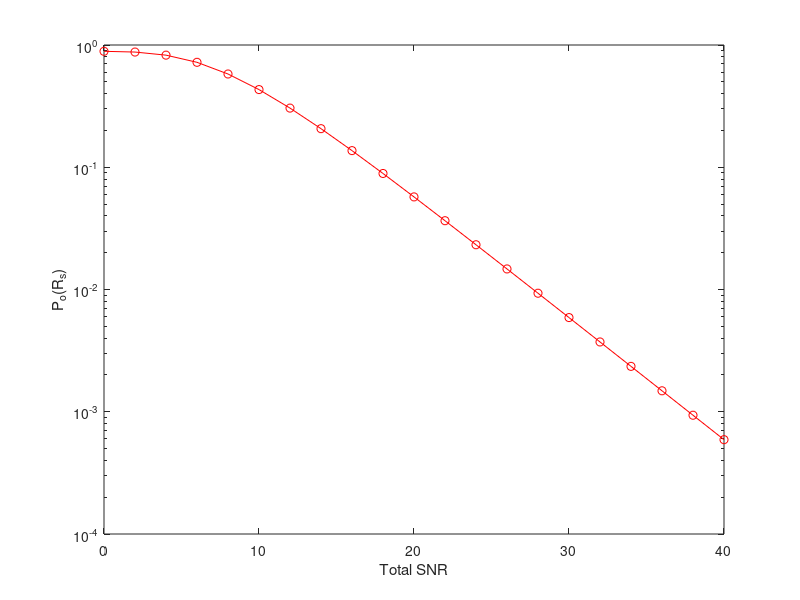

This chart was generated by the following MATLAB code:
clc;
clear all;

snr_dB=0:2:40;
no_simu=10^6;
gamma_th_dB=3;
gamma_th=10^(gamma_th_dB/10);

main_SNR0_dB=3;
main_SNR0=10^(main_SNR0_dB/10);
beta0=1/main_SNR0;

evsd_SNR0_dB=-3;
evsd_SNR0=10^(evsd_SNR0_dB/10);
alpha0=1/evsd_SNR0;

%%-------------------- alpha same-----------------------------
% evsd_SNR1_dB=[3];
% evsd_SNR1_dB=[3 3];
% evsd_SNR1_dB=[3 3 3];
% evsd_SNR1_dB=[3 3 3 3];
%-------------------- alpha different------------------------
evsd_SNR1_dB=[6 9];
% evsd_SNR1_dB=[0 3 6 9];
% %     -----------------------------------------------------

evsd_SNR1=10.^(evsd_SNR1_dB/10);
no_relay=length(evsd_SNR1_dB);
alpha1(1:no_relay)=1./evsd_SNR1;


R=1;
R_s=2^(2*R);
i_snr=1;

% % % %  ----------------beta1 fixed ----------------
% beta1_SNR_dB=30;
% beta1_SNR=10^(beta1_SNR_dB/10);
% beta1(1:no_relay)=1/beta1_SNR;
% %     ---------------------------------------------------

relay_set=1:no_relay;
for total_SNR_dB=snr_dB

    % ----------------beta balanced-----------------------------
    %     beta1_ratio=0.5 ;
    %     beta2_ratio=beta1_ratio;
    %
    %     beta1(1:no_relay)=1./(beta1_ratio.*10^(total_SNR_dB/10));
    %     beta2(1:no_relay)=1./(beta2_ratio.*10^(total_SNR_dB/10));

    % ----------------beta different-----------------------------
    beta1_ratio=[0.20 .30];
%         beta1_ratio=[0.05 0.1 0.15 0.20];
    beta2_ratio=beta1_ratio;

    beta1(1:no_relay)=1./(beta1_ratio.*10^(total_SNR_dB/10));
    beta2(1:no_relay)=1./(beta2_ratio.*10^(total_SNR_dB/10));
    % %     ------------------------------------------------------



    % ---------------- beta1 fixed ----------------
    %         beta2_ratio=[1];
    %         beta2_ratio=[1 1];
    %         beta2_ratio=[1 1 1];
    %         beta2_ratio=[1 1 1 1];
    %
    %         beta2(1:no_relay)=1./(beta2_ratio.*10^(total_SNR_dB/10));
    %     ------------------------------
    %     total_SNR=10.^(total_SNR_dB/10);
    %     beta2=[ beta2 beta0];    %required; diff from simu be careful
    %     final_outg=0;

    beta_D=beta2;
    alpha_E=alpha1;
    % ---------------------------------


    %     rel_sel_temp=1;
    beta=alpha_E;
    temp_out_sel=0;
    temp_asymp_out=0;
    final_outg=0;
         temp_out=0;
    prob_nosel=1;

     %     %     for no_relay=1
%     if no_relay==1
%       prob_sel=exp(-beta1*gamma_th);
       
%         temp_out_sel=1-beta0.*alpha0.*alpha1*exp(-beta2*(R_s-1))...
%             /((beta0-beta2).*(alpha0+R_s*beta2).*(alpha1+R_s*beta2))...
%             -beta2.*alpha0.*alpha1*exp(-beta0*(R_s-1))...
%             /((beta2-beta0).*(alpha0+R_s*beta0).*(alpha1+R_s*beta0));
%         sec_outg(i_snr)=prob_sel*temp_out_sel+(1-prob_sel)*(1-alpha0*exp(-(R_s-1)*beta0)/(alpha0+R_s*beta0));

%         ---------------------------------

%     else
    for i_relay=1:no_relay
        if i_relay==1
            continue
        end
        chosen_set=nchoosek(relay_set,i_relay)
        size_chosen_set=nchoosek(no_relay,i_relay)
        append=(no_relay+1)*ones(size_chosen_set,1)
        chosen_set_append=[chosen_set ]%append
%         temp_out=0;
        
        for i_setrow=1:size_chosen_set
            for i_m=1:size_chosen_set-1
                if i_m==1
                    for i_1=1:size_chosen_set
                        if i_1~=i_setrow
                            temp_beta_1=beta(chosen_set_append(i_1));

                            %----------------------------------------------------------------------
                            %     beta_D=beta1+beta2;
                            %     alpha_E=beta1+alpha1;

                            B_1=beta_D(chosen_set_append(i_setrow))*beta0/(beta_D(chosen_set_append(i_setrow))-beta0);
                            B_2=beta_D(chosen_set_append(i_setrow))*beta0/(beta0-beta_D(chosen_set_append(i_setrow)));
                            num_A=B_1*exp(-beta0*(R_s-1));
                            den_A1=alpha_E(chosen_set_append(i_setrow))+R_s*beta0;
                            den_A2=alpha0+R_s*beta0;

                            num_B=B_2*exp(-beta_D(chosen_set_append(i_setrow))*(R_s-1));
                            den_B1=alpha_E(chosen_set_append(i_setrow ))+R_s*beta_D(chosen_set_append(i_setrow ));
                            den_B2=alpha0+R_s*beta_D(chosen_set_append(i_setrow ));

                            num_C=num_A;
                            den_C1=alpha_E(chosen_set_append(i_setrow ))+temp_beta_1+R_s*beta0;
                            den_C2=alpha0+R_s*beta0;

                            num_D=num_B;
                            den_D1=alpha_E(chosen_set_append(i_setrow ))+temp_beta_1+R_s*beta_D(chosen_set_append(i_setrow ));
                            den_D2=alpha0+R_s*beta_D(chosen_set_append(i_setrow ));

                            A=num_A/(den_A1*den_A2);
                            B=num_B/(den_B1*den_B2);
                            C=num_C/(den_C1*den_C2);
                            D=num_B/(den_D1*den_D2);


                            E=B_1/(beta0*alpha0);
                            F=B_2/(beta_D(i_relay)*alpha0);
                            G=num_A/(beta0*den_A2);
                            H=num_B/(beta_D(i_relay)*den_B2);

                            I_1=R_s*alpha0*(A+B-C-D);
                            I_2=R_s*temp_beta_1*alpha0*(C+D)/(alpha_E(chosen_set_append(i_setrow ))+temp_beta_1);
                            I_3=temp_beta_1*alpha0*(E+F-G-H)/(alpha_E(chosen_set_append(i_setrow ))+temp_beta_1);

                            temp_out_sel=temp_out_sel-(-1)^i_m*(I_1+I_2+I_3);
                            %---------------------------------------------------

                            num_A11=1;
                            den_A11=alpha_E(chosen_set_append(i_setrow ));

                            num_A21=1;
                            den_A21=alpha_E(chosen_set_append(i_setrow ))+temp_beta_1;

                            num_A31=alpha0;
                            num_A32=exp(-beta0*(R_s-1));
                            den_A31=alpha0+R_s*beta0;
                            den_A32=alpha_E(chosen_set_append(i_setrow ))+R_s*beta0;

                            num_A41=alpha0;
                            num_A42=exp(-beta0*(R_s-1));
                            den_A41=alpha0+R_s*beta0;
                            den_A42=alpha_E(chosen_set_append(i_setrow ))+temp_beta_1+R_s*beta0;

                            num_B11=alpha_E(chosen_set_append(i_setrow ));
                            den_B11=(alpha_E(chosen_set_append(i_setrow ))+temp_beta_1).^2;

                            num_B21=alpha0;
                            num_B22=alpha_E(chosen_set_append(i_setrow ));
                            num_B23=exp(-beta0*(R_s-1));
                            den_B21=alpha_E(chosen_set_append(i_setrow ))+temp_beta_1;
                            den_B22=alpha0+R_s*beta0;
                            den_B23=alpha_E(chosen_set_append(i_setrow ))+temp_beta_1+R_s*beta0;

                            num_C11=R_s;
                            num_C12=temp_beta_1;
                            den_C11=alpha0;
                            den_C12=alpha_E(chosen_set_append(i_setrow ))+temp_beta_1;

                            num_C21=temp_beta_1;
                            num_C22=alpha0;
                            num_C23=exp(-beta0*(R_s-1));
                            den_C21=beta0;
                            den_C22=alpha_E(chosen_set_append(i_setrow ))+temp_beta_1;
                            den_C23=alpha0+R_s*beta0;

                            num_C31=temp_beta_1;
                            den_C31=beta0;
                            den_C32=alpha_E(chosen_set_append(i_setrow ))+temp_beta_1;

                            num_C41=R_s-1;
                            num_C42=temp_beta_1;
                            den_C41=alpha_E(chosen_set_append(i_setrow ))+temp_beta_1;

                            I_1_as=2*R_s*(num_A11/den_A11-num_A21/den_A21...
                                -num_A31*num_A32/(den_A31*den_A32) +num_A41*num_A42/(den_A41*den_A42));
                            I_2_as=2*R_s*(num_B11/den_B11...
                                -num_B21*num_B22*num_B23/(den_B21*den_B22*den_B23));
                            I_3_as=2*(num_C11*num_C12/(den_C11*den_C12)...
                                +num_C21*num_C22*num_C23/(den_C21*den_C22*den_C23)...
                                -num_C31/(den_C31*den_C32)+num_C41*num_C42/den_C41);

                            %                             temp_asymp_out=temp_asymp_out-(-1)^i_m*(I_1_as+I_2_as+I_3_as)/(1/beta1(i_setrow));

                        end  % i_1~=i_setrow
                    end
                end   %if i_m==1


                if i_m==2
                    for i_1=1:size_chosen_set-1
                        for i_2=i_1+1:size_chosen_set
                            if i_1~=i_setrow & i_2~=i_setrow
                                temp_beta_1=beta(chosen_set_append(i_1))+beta(chosen_set_append(i_2));

                                %----------------------------------------------------------------------
                                %     beta_D=beta1+beta2;
                                %     alpha_E=beta1+alpha1;

                                B_1=beta_D(chosen_set_append(i_setrow))*beta0/(beta_D(chosen_set_append(i_setrow))-beta0);
                                B_2=beta_D(chosen_set_append(i_setrow))*beta0/(beta0-beta_D(chosen_set_append(i_setrow)));
                                num_A=B_1*exp(-beta0*(R_s-1));
                                den_A1=alpha_E(chosen_set_append(i_setrow,i_1))+R_s*beta0;
                                den_A2=alpha0+R_s*beta0;

                                num_B=B_2*exp(-beta_D(chosen_set_append(i_setrow))*(R_s-1));
                                den_B1=alpha_E(chosen_set_append(i_setrow))+R_s*beta_D(chosen_set_append(i_setrow));
                                den_B2=alpha0+R_s*beta_D(chosen_set_append(i_setrow));

                                num_C=num_A;
                                den_C1=alpha_E(chosen_set_append(i_setrow))+temp_beta_1+R_s*beta0;
                                den_C2=alpha0+R_s*beta0;

                                num_D=num_B;
                                den_D1=alpha_E(chosen_set_append(i_setrow))+temp_beta_1+R_s*beta_D(chosen_set_append(i_setrow));
                                den_D2=alpha0+R_s*beta_D(chosen_set_append(i_setrow));

                                A=num_A/(den_A1*den_A2);
                                B=num_B/(den_B1*den_B2);
                                C=num_C/(den_C1*den_C2);
                                D=num_B/(den_D1*den_D2);


                                E=B_1/(beta0*alpha0);
                                F=B_2/(beta_D(i_relay)*alpha0);
                                G=num_A/(beta0*den_A2);
                                H=num_B/(beta_D(i_relay)*den_B2);

                                I_1=R_s*alpha0*(A+B-C-D);
                                I_2=R_s*temp_beta_1*alpha0*(C+D)/(alpha_E(chosen_set_append(i_setrow))+temp_beta_1);
                                I_3=temp_beta_1*alpha0*(E+F-G-H)/(alpha_E(chosen_set_append(i_setrow))+temp_beta_1);

                                temp_out_sel=temp_out_sel-(-1)^i_m*(I_1+I_2+I_3);
                                %---------------------------------------------------

                                num_A11=1;
                                den_A11=alpha_E(chosen_set_append(i_setrow,i_1));

                                num_A21=1;
                                den_A21=alpha_E(chosen_set_append(i_setrow,i_1))+temp_beta_1;

                                num_A31=alpha0;
                                num_A32=exp(-beta0*(R_s-1));
                                den_A31=alpha0+R_s*beta0;
                                den_A32=alpha_E(chosen_set_append(i_setrow,i_1))+R_s*beta0;

                                num_A41=alpha0;
                                num_A42=exp(-beta0*(R_s-1));
                                den_A41=alpha0+R_s*beta0;
                                den_A42=alpha_E(chosen_set_append(i_setrow,i_1))+temp_beta_1+R_s*beta0;

                                num_B11=alpha_E(chosen_set_append(i_setrow,i_1));
                                den_B11=(alpha_E(chosen_set_append(i_setrow,i_1))+temp_beta_1).^2;

                                num_B21=alpha0;
                                num_B22=alpha_E(chosen_set_append(i_setrow,i_1));
                                num_B23=exp(-beta0*(R_s-1));
                                den_B21=alpha_E(chosen_set_append(i_setrow,i_1))+temp_beta_1;
                                den_B22=alpha0+R_s*beta0;
                                den_B23=alpha_E(chosen_set_append(i_setrow,i_1))+temp_beta_1+R_s*beta0;

                                num_C11=R_s;
                                num_C12=temp_beta_1;
                                den_C11=alpha0;
                                den_C12=alpha_E(chosen_set_append(i_setrow,i_1))+temp_beta_1;

                                num_C21=temp_beta_1;
                                num_C22=alpha0;
                                num_C23=exp(-beta0*(R_s-1));
                                den_C21=beta0;
                                den_C22=alpha_E(chosen_set_append(i_setrow,i_1))+temp_beta_1;
                                den_C23=alpha0+R_s*beta0;

                                num_C31=temp_beta_1;
                                den_C31=beta0;
                                den_C32=alpha_E(chosen_set_append(i_setrow,i_1))+temp_beta_1;

                                num_C41=R_s-1;
                                num_C42=temp_beta_1;
                                den_C41=alpha_E(chosen_set_append(i_setrow,i_1))+temp_beta_1;

                                I_1_as=2*R_s*(num_A11/den_A11-num_A21/den_A21...
                                    -num_A31*num_A32/(den_A31*den_A32) +num_A41*num_A42/(den_A41*den_A42));
                                I_2_as=2*R_s*(num_B11/den_B11...
                                    -num_B21*num_B22*num_B23/(den_B21*den_B22*den_B23));
                                I_3_as=2*(num_C11*num_C12/(den_C11*den_C12)...
                                    +num_C21*num_C22*num_C23/(den_C21*den_C22*den_C23)...
                                    -num_C31/(den_C31*den_C32)+num_C41*num_C42/den_C41);

                                %                                 temp_asymp_out=temp_asymp_out-(-1)^i_m*(I_1_as+I_2_as+I_3_as)/(1/beta1(i_setrow));


                            end
                        end
                    end
                end   %if i_m==2


                if i_m==3
                    for i_1=1:no_relay-2
                        for i_2=i_1+1:no_relay-1
                            for i_3=i_2+1:no_relay
                                if i_1~=i_relay & i_2~=i_relay & i_3~=i_relay
                                    temp_beta_1=beta(chosen_set_append(i_1))+beta(chosen_set_append(i_2))...
                                        +beta(chosen_set_append(i_3));

                                    %----------------------------------------------------------------------
                                    %     beta_D=beta1+beta2;
                                    %     alpha_E=beta1+alpha1;

                                    B_1=beta_D(chosen_set_append(i_setrow,i_1))*beta0/(beta_D(chosen_set_append(i_setrow,i_1))-beta0);
                                    B_2=beta_D(chosen_set_append(i_setrow,i_1))*beta0/(beta0-beta_D(chosen_set_append(i_setrow,i_1)));
                                    num_A=B_1*exp(-beta0*(R_s-1));
                                    den_A1=alpha_E(chosen_set_append(i_setrow,i_1))+R_s*beta0;
                                    den_A2=alpha0+R_s*beta0;

                                    num_B=B_2*exp(-beta_D(chosen_set_append(i_setrow,i_1))*(R_s-1));
                                    den_B1=alpha_E(chosen_set_append(i_setrow,i_1))+R_s*beta_D(chosen_set_append(i_setrow,i_1));
                                    den_B2=alpha0+R_s*beta_D(chosen_set_append(i_setrow,i_1));

                                    num_C=num_A;
                                    den_C1=alpha_E(chosen_set_append(i_setrow,i_1))+temp_beta_1+R_s*beta0;
                                    den_C2=alpha0+R_s*beta0;

                                    num_D=num_B;
                                    den_D1=alpha_E(chosen_set_append(i_setrow,i_1))+temp_beta_1+R_s*beta_D(chosen_set_append(i_setrow,i_1));
                                    den_D2=alpha0+R_s*beta_D(chosen_set_append(i_setrow,i_1));

                                    A=num_A/(den_A1*den_A2);
                                    B=num_B/(den_B1*den_B2);
                                    C=num_C/(den_C1*den_C2);
                                    D=num_B/(den_D1*den_D2);


                                    E=B_1/(beta0*alpha0);
                                    F=B_2/(beta_D(i_relay)*alpha0);
                                    G=num_A/(beta0*den_A2);
                                    H=num_B/(beta_D(i_relay)*den_B2);

                                    I_1=R_s*alpha0*(A+B-C-D);
                                    I_2=R_s*temp_beta_1*alpha0*(C+D)/(alpha_E(chosen_set_append(i_setrow,i_1))+temp_beta_1);
                                    I_3=temp_beta_1*alpha0*(E+F-G-H)/(alpha_E(chosen_set_append(i_setrow,i_1))+temp_beta_1);

                                    temp_out_sel=temp_out_sel-(-1)^i_m*(I_1+I_2+I_3);
                                    %---------------------------------------------------

                                    num_A11=1;
                                    den_A11=alpha_E(chosen_set_append(i_setrow,i_1));

                                    num_A21=1;
                                    den_A21=alpha_E(chosen_set_append(i_setrow,i_1))+temp_beta_1;

                                    num_A31=alpha0;
                                    num_A32=exp(-beta0*(R_s-1));
                                    den_A31=alpha0+R_s*beta0;
                                    den_A32=alpha_E(chosen_set_append(i_setrow,i_1))+R_s*beta0;

                                    num_A41=alpha0;
                                    num_A42=exp(-beta0*(R_s-1));
                                    den_A41=alpha0+R_s*beta0;
                                    den_A42=alpha_E(chosen_set_append(i_setrow,i_1))+temp_beta_1+R_s*beta0;

                                    num_B11=alpha_E(chosen_set_append(i_setrow,i_1));
                                    den_B11=(alpha_E(chosen_set_append(i_setrow,i_1))+temp_beta_1).^2;

                                    num_B21=alpha0;
                                    num_B22=alpha_E(chosen_set_append(i_setrow,i_1));
                                    num_B23=exp(-beta0*(R_s-1));
                                    den_B21=alpha_E(chosen_set_append(i_setrow,i_1))+temp_beta_1;
                                    den_B22=alpha0+R_s*beta0;
                                    den_B23=alpha_E(chosen_set_append(i_setrow,i_1))+temp_beta_1+R_s*beta0;

                                    num_C11=R_s;
                                    num_C12=temp_beta_1;
                                    den_C11=alpha0;
                                    den_C12=alpha_E(chosen_set_append(i_setrow,i_1))+temp_beta_1;

                                    num_C21=temp_beta_1;
                                    num_C22=alpha0;
                                    num_C23=exp(-beta0*(R_s-1));
                                    den_C21=beta0;
                                    den_C22=alpha_E(chosen_set_append(i_setrow,i_1))+temp_beta_1;
                                    den_C23=alpha0+R_s*beta0;

                                    num_C31=temp_beta_1;
                                    den_C31=beta0;
                                    den_C32=alpha_E(chosen_set_append(i_setrow,i_1))+temp_beta_1;

                                    num_C41=R_s-1;
                                    num_C42=temp_beta_1;
                                    den_C41=alpha_E(chosen_set_append(i_setrow,i_1))+temp_beta_1;

                                    I_1_as=2*R_s*(num_A11/den_A11-num_A21/den_A21...
                                        -num_A31*num_A32/(den_A31*den_A32) +num_A41*num_A42/(den_A41*den_A42));
                                    I_2_as=2*R_s*(num_B11/den_B11...
                                        -num_B21*num_B22*num_B23/(den_B21*den_B22*den_B23));
                                    I_3_as=2*(num_C11*num_C12/(den_C11*den_C12)...
                                        +num_C21*num_C22*num_C23/(den_C21*den_C22*den_C23)...
                                        -num_C31/(den_C31*den_C32)+num_C41*num_C42/den_C41);

                                    %                                     temp_asymp_out=temp_asymp_out-(-1)^i_m*(I_1_as+I_2_as+I_3_as)/(1/beta1(i_setrow));


                                end
                            end
                        end
                    end
                end   %if i_m==3

                if i_m==4
                    for i_1=1:no_relay-3
                        for i_2=i_1+1:no_relay-2
                            for i_3=i_2+1:no_relay-1
                                for i_4=i_3+1:no_relay
                                    if i_1~=i_relay & i_2~=i_relay & i_3~=i_relay & i_4~=i_relay
                                        temp_beta_1=beta(chosen_set_append(i_1))+beta(chosen_set_append(i_2))...
                                            +beta(chosen_set_append(i_3))+beta(chosen_set_append(i_4));

                                        %----------------------------------------------------------------------
                                        %     beta_D=beta1+beta2;
                                        %     alpha_E=beta1+alpha1;

                                        B_1=beta_D(chosen_set_append(i_setrow,i_1))*beta0/(beta_D(chosen_set_append(i_setrow,i_1))-beta0);
                                        B_2=beta_D(chosen_set_append(i_setrow,i_1))*beta0/(beta0-beta_D(chosen_set_append(i_setrow,i_1)));
                                        num_A=B_1*exp(-beta0*(R_s-1));
                                        den_A1=alpha_E(chosen_set_append(i_setrow,i_1))+R_s*beta0;
                                        den_A2=alpha0+R_s*beta0;

                                        num_B=B_2*exp(-beta_D(chosen_set_append(i_setrow,i_1))*(R_s-1));
                                        den_B1=alpha_E(chosen_set_append(i_setrow,i_1))+R_s*beta_D(chosen_set_append(i_setrow,i_1));
                                        den_B2=alpha0+R_s*beta_D(chosen_set_append(i_setrow,i_1));

                                        num_C=num_A;
                                        den_C1=alpha_E(chosen_set_append(i_setrow,i_1))+temp_beta_1+R_s*beta0;
                                        den_C2=alpha0+R_s*beta0;

                                        num_D=num_B;
                                        den_D1=alpha_E(chosen_set_append(i_setrow,i_1))+temp_beta_1+R_s*beta_D(chosen_set_append(i_setrow,i_1));
                                        den_D2=alpha0+R_s*beta_D(chosen_set_append(i_setrow,i_1));

                                        A=num_A/(den_A1*den_A2);
                                        B=num_B/(den_B1*den_B2);
                                        C=num_C/(den_C1*den_C2);
                                        D=num_B/(den_D1*den_D2);


                                        E=B_1/(beta0*alpha0);
                                        F=B_2/(beta_D(i_relay)*alpha0);
                                        G=num_A/(beta0*den_A2);
                                        H=num_B/(beta_D(i_relay)*den_B2);

                                        I_1=R_s*alpha0*(A+B-C-D);
                                        I_2=R_s*temp_beta_1*alpha0*(C+D)/(alpha_E(chosen_set_append(i_setrow,i_1))+temp_beta_1);
                                        I_3=temp_beta_1*alpha0*(E+F-G-H)/(alpha_E(chosen_set_append(i_setrow,i_1))+temp_beta_1);

                                        temp_out_sel=temp_out_sel-(-1)^i_m*(I_1+I_2+I_3);
                                        %---------------------------------------------------

                                        num_A11=1;
                                        den_A11=alpha_E(chosen_set_append(i_setrow,i_1));

                                        num_A21=1;
                                        den_A21=alpha_E(chosen_set_append(i_setrow,i_1))+temp_beta_1;

                                        num_A31=alpha0;
                                        num_A32=exp(-beta0*(R_s-1));
                                        den_A31=alpha0+R_s*beta0;
                                        den_A32=alpha_E(chosen_set_append(i_setrow,i_1))+R_s*beta0;

                                        num_A41=alpha0;
                                        num_A42=exp(-beta0*(R_s-1));
                                        den_A41=alpha0+R_s*beta0;
                                        den_A42=alpha_E(chosen_set_append(i_setrow,i_1))+temp_beta_1+R_s*beta0;

                                        num_B11=alpha_E(chosen_set_append(i_setrow,i_1));
                                        den_B11=(alpha_E(chosen_set_append(i_setrow,i_1))+temp_beta_1).^2;

                                        num_B21=alpha0;
                                        num_B22=alpha_E(chosen_set_append(i_setrow,i_1));
                                        num_B23=exp(-beta0*(R_s-1));
                                        den_B21=alpha_E(chosen_set_append(i_setrow,i_1))+temp_beta_1;
                                        den_B22=alpha0+R_s*beta0;
                                        den_B23=alpha_E(chosen_set_append(i_setrow,i_1))+temp_beta_1+R_s*beta0;

                                        num_C11=R_s;
                                        num_C12=temp_beta_1;
                                        den_C11=alpha0;
                                        den_C12=alpha_E(chosen_set_append(i_setrow,i_1))+temp_beta_1;

                                        num_C21=temp_beta_1;
                                        num_C22=alpha0;
                                        num_C23=exp(-beta0*(R_s-1));
                                        den_C21=beta0;
                                        den_C22=alpha_E(chosen_set_append(i_setrow,i_1))+temp_beta_1;
                                        den_C23=alpha0+R_s*beta0;

                                        num_C31=temp_beta_1;
                                        den_C31=beta0;
                                        den_C32=alpha_E(chosen_set_append(i_setrow,i_1))+temp_beta_1;

                                        num_C41=R_s-1;
                                        num_C42=temp_beta_1;
                                        den_C41=alpha_E(chosen_set_append(i_setrow,i_1))+temp_beta_1;

                                        I_1_as=2*R_s*(num_A11/den_A11-num_A21/den_A21...
                                            -num_A31*num_A32/(den_A31*den_A32) +num_A41*num_A42/(den_A41*den_A42));
                                        I_2_as=2*R_s*(num_B11/den_B11...
                                            -num_B21*num_B22*num_B23/(den_B21*den_B22*den_B23));
                                        I_3_as=2*(num_C11*num_C12/(den_C11*den_C12)...
                                            +num_C21*num_C22*num_C23/(den_C21*den_C22*den_C23)...
                                            -num_C31/(den_C31*den_C32)+num_C41*num_C42/den_C41);

                                        %                                         temp_asymp_out=temp_asymp_out-(-1)^i_m*(I_1_as+I_2_as+I_3_as)/(1/beta1(i_setrow));

                                    end
                                end

                            end
                        end
                    end
                end   %if i_m==4
            end
            %           end
            %                 end  %i_relay=1:no_relay

            %----------------------------------------------------
            %
            %         end    % i_m
            %         %         temp_sum_bino=0;
            %         %         for i_bino=0:1:no_relay
            %         %             temp_sum_bino=temp_sum_bino+nchoosek(no_relay,i_bino) *(R_s-1)^i_bino*R_s^(no_relay-i_bino)*gamma(no_relay-i_bino+1)...
            %         %                 /(alpha(i_relay)^(no_relay-i_bino));
            %         %
            %         end
            %         %
            %         %         temp_asymp_out=temp_asymp_out+ prod(beta) * temp_sum_bino/no_relay;
            %

            %         end
            %----------------------------------------------------


            %     sec_outg_asymp(i_snr)=2*beta1*((R_s-1)+alpha0*alpha1*exp(-beta0*(R_s-1))...
            %              /(beta0*(alpha0+R_s*beta0)*(alpha1+R_s*beta0)));

            %     sec_outg(i_snr)=temp_out_sel;
            %     sec_outg_asymp(i_snr)= temp_asymp_out
            %     i_snr=i_snr+1;
            prod_sel=1;
            for i_setsel=1:i_relay
                prod_sel=prod_sel*exp(-beta1(chosen_set(i_setrow,i_setsel))*gamma_th);
            end
            comp_set=setdiff(relay_set,chosen_set(i_setrow,:));
            prod_notsel=1;
            for i_comset=1:length(comp_set)
                prod_notsel=prod_notsel*(1-exp(-beta1(comp_set(i_comset))*gamma_th));
            end
            temp_out=temp_out+prod_sel*prod_notsel*temp_out_sel;
            %             end
        end  %i_setrow
        final_outg=final_outg+temp_out;
        prob_nosel=prob_nosel*(1-exp(-beta1(i_relay)*gamma_th));
    end   %i_relay
    
    sec_outg(i_snr)=final_outg+prob_nosel*(1-alpha0*exp(-(R_s-1)*beta0)/(alpha0+R_s*beta0));
%     end
    
    i_snr=i_snr+1;
end   %i_snr
% =========================================================
semilogy(snr_dB,sec_outg,'-or');
hold on;
% semilogy(snr_dB,sec_outg_asymp,'-k');
% hold on;
%  --------------------------------------------------------------
%  save('ANA_RSEL_MAXE_N_1_R_1_0_E1_3.mat', 'snr_dB', 'sec_outg','sec_outg_asymp','no_relay');
% save('ANA_RSEL_MAXE_N_2_R_1_0_E1_0_3.mat', 'snr_dB', 'sec_outg','no_relay');
%  save('ANA_RSEL_MAXE_N_3_R_1_0_E1_0_3_6mat', 'snr_dB', 'sec_outg','no_relay');
% save('ANA_RSEL_MAXE_N_4_R_1_0_E1_0_3_6_9.mat','snr_dB','sec_outg','no_relay');
% save('ANA_RSEL_MAXE_N_4_R_1_0_E1_3_6_9_12.mat','snr_dB','sec_outg','no_relay');

% save('ANA_RSEL_MAXE_N_4_R_0_E1_0_3_6_9.mat','snr_dB','sec_outg','no_relay');

% save('ANA_RSEL_MAXE_N_2_R_1_0_E1_3_3.mat', 'snr_dB', 'sec_outg','no_relay');
% save('ANA_RSEL_MAXE_N_4_R_1_0_E1_3_3_3_3.mat', 'snr_dB', 'sec_outg','no_relay');

% save('ANA_RSEL_MAXE_N_2_R_1_0_E1_0_3_B.mat', 'snr_dB', 'sec_outg','no_relay');
%  save('ANA_RSEL_MAXE_N_3_R_1_0_E1_0_3_6_B.mat', 'snr_dB', 'sec_outg','no_relay');
% save('ANA_RSEL_MAXE_N_4_R_1_0_E1_0_3_6_9_B.mat','snr_dB','sec_outg','no_relay');

% save('ANA_RSEL_MAXE_N_1_R_1_0_E1_3_B.mat', 'snr_dB',...
% 'sec_outg','no_relay');
% save('ANA_RSEL_MAXE_N_2_R_1_0_E1_3_3_B.mat', 'snr_dB', 'sec_outg','no_relay');
% save('ANA_RSEL_MAXE_N_3_R_1_0_E1_3_3_3_B.mat', 'snr_dB',...
% 'sec_outg','no_relay');
% save('ANA_RSEL_MAXE_N_4_R_1_0_E1_3_3_3_3_B.mat', 'snr_dB',...
% 'sec_outg','no_relay');

%  --------------------------------------------------------------

% grid on;
xlabel('Total SNR');
ylabel('P_{o}(R_s)');
% axis([min(snr_dB)  max(snr_dB)  10^-4 1]);
% axis([min(snr_dB)  40  10^-4 1]);
% axis([min(snr_dB)  40  10^-3 1]);

% print -deps ANA_RSEL_TRAD_N_4_R_1_1_E_3
% =========================================================
